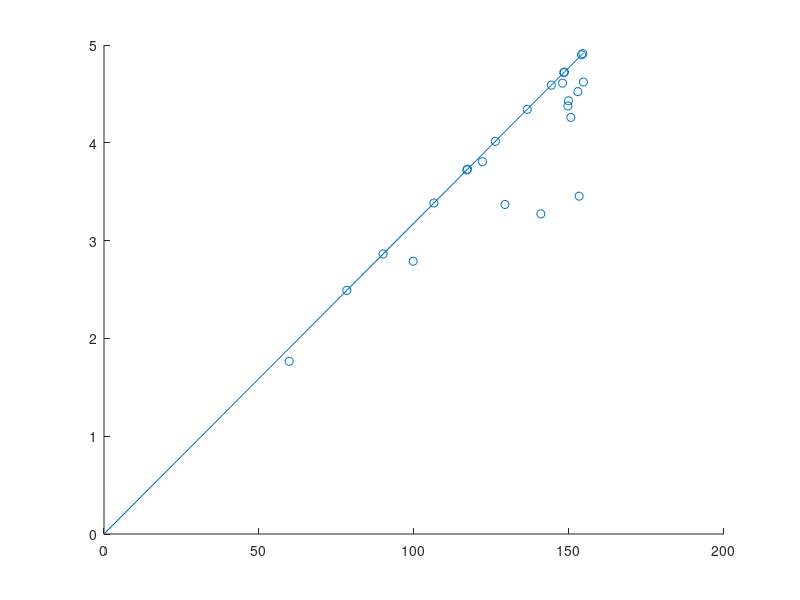

Here is the MATLAB script that generated this plot: (Note: this script raises an error after producing the figure.)
%% this code investigates the effect of varrying network parameters
% one at a time, PN-KC weights, KCs spiking thresholds and number of inputs
% on the memory performance of model fruit-flies Drosophila
% this simulation uses realistic odor responses recordings from
% (Hallem-Carlson 2006) and transformed from ORN to PN responses as by
% Olsen et.al; detailed in the Methods section in our paper.
%%

clear all;
clc
%loading Hallem-Carlson data
load('hallem_olsen.mat');
% param. initializations
ll=5; % trials, each corresponding to different mushroom body instance
numtrainingSamples=15;

% at 4 scales of 200 odors, in increment of 50: 50,100,150,200.
% to test at just one scale (like 100 odors): simply change
% modss=1, and mulOd=100
modss=4; %4
mulOd=200; %200 odors we want to test

odors=mulOd;

numTrials = 30; %number of noisy trials per each odors
PN = hallem_olsen(1:110,:)';
PNs_2_=zeros(24,odors-100); %we want to get to mulOd total odors, and will retrieve 100 from another file
k=0;
binsAll=zeros(24,100);

% Sigmoid_derivative = @(x) exp(0.9.*x)./((1.+exp(0.9.*x)).^2)
% Sigmoid_derivative = @(x) exp(-0.9.*x)./((1.+exp(-0.9.*x)).^2)
Sigmoid_derivative = @(x) exp(-0.1.*x)./((1.+exp(-0.1.*x)).^2)

C_SoftMax=1e-4;
% levels of noise added to inputs
NScales=3;
% to be explored
noiseLevels=[0.5,1,2];

% learning rates for the KC-MBON weights.
lrs=10;
LRs=10.^[-5 -4 -3 -2.75 -2.5 -2.25 -2 -1 0 1];
% scales for indetermincy in the decision making (Softmax function--> Step
% function) 5 scales of C investigated in Fig2C4
Crange=5;

%% create artificial odors, n odors
for Pn=1:24
    [prob,bins]=hist(PN(Pn,:),100);
    prob=prob/sum(prob);
    
    binsAll(Pn,:) = bins;
    
    PNs_2_(Pn,k+1:k+odors-100)=randsample(bins,(odors-100),'true',prob);
    
end

% the odors we used in Fig2, 3 and 4, stored in this .mat file.
load('Data_submitted_fly_wNoise11.mat','PNtrials');

% the scaled PNs responses, the base 100 fictitious odors.
PNs_1_=PNtrials(:,:,1);

%% recover the rescaling factors

% get the maximum bin center for each PN derived from the original
% Hallem-Olsen data
maxRespBinPerPN = max(binsAll,[],2);

% get the maximum response in the rescaled randomly resampled PNs
maxRespPNsRescaledPerPN = max(PNs_1_,[],2);

PNsAboveBestFit = true(24,1);

% In this while loop:
% draw a best fit line comparing the maximum response in the rescaled
% randomly resample PNs to the maximum bin center for each PN in the
% original H-O data. Most PNs will match, but in some PNs, by random chance
% they will not have sampled the top response in 100 odors. These PNs will
% be below the best fit line, while the "matching" PNs will be above. On
% the next iteration of the while loop, redraw the best fit using only the
% PNs that lie above the best fit line from the current iteration
% continue until none of the PNs are above the best fit line (because they
% lie on it almost exactly)

while sum(PNsAboveBestFit)
    sum(PNsAboveBestFit)
    
    p = polyfit(maxRespBinPerPN(PNsAboveBestFit), maxRespPNsRescaledPerPN(PNsAboveBestFit),1);
    
    % the correct PNs will be above the best fit line because the incorrect PNs
    % are outliers that drag down the line of best fit
    PNsAboveBestFit = maxRespPNsRescaledPerPN > ( maxRespBinPerPN*p(1) + p(2) +0.000001);
    % the 0.000001 is for rounding errors, otherwise you end up in endless
    % loops
    
end

%% plot the data and the best fit line to confirm it passes through the correct PNs
figure,scatter(maxRespBinPerPN,maxRespPNsRescaledPerPN);
hold on
xrange = [min(binsAll(:)) max(binsAll(:))];
plot(xrange, p(1)*xrange + p(2))

%% recover the original fictitious odors from the rescaled fictitious odors
% why dow e do this both ways? i.e. rescale PN_1 to PN_2 scale and PN_2 to
% PN_1? Should we not map onto the same scale by remapping only 1 set?
PNs_1 = (PNs_1_ - p(2))/p(1);
PNs_2=  (PNs_2_*p(1))+p(2);

PNs=[PNs_1 PNs_2_]; % now this is the 24 by 200 matrix (24 ORNs 200 odors)

% loops over different number of input odors, N=50,100,150,200.
% testing models at different number of odors, Fig2C1

% for mods=1:modss
mods = 2   
    odors= mulOd*(mods/modss);
    
    % input fictitious odors sampled from Hallem-Carlson
    x=PNs(:,1:odors);
    
    % original inputs from Hallem-Carlson
    %    x=PN(:,1:odors);
    
    % random fly instantiations
    for randomTrials=1:ll
        
        % random split of 'good' and 'bad' odors assignments: class 1 Vs.
        % class2
        classAction1=randsample([1:odors],round(odors/2),'false');
        
        APLgainP= zeros(1,6);
        APLgains=zeros(1,9);
        
        n =2000; % number of neurons in the hidden layer/ KCs
        
        m=24;  %number of dimensions in the input data/ PNs
        
        %select number of claws randomly 
        % -> for models depicted with green in Fig2
        clawsNo=(normrnd(6,1.7,[1 n])); 
        clawsNo(clawsNo<2)=2;
        clawsNo(clawsNo>11)=11;
        
        HomogClaws= ones([1,n])*6;
        
        PNsperKC = round(clawsNo.*ones(1,n)); %scale factor, simply =1 here
        
        HomogPNsperKC= HomogClaws;
        
        % set up individual KC connectivity, sample either variable or
        % homogenously in terms of PN-KC connections
        for i=1:n %iterate through KCs
            %draws from 1:24 (correspond to PN ids)
            PnToKc{i} = randsample(m, PNsperKC(i), true); 
            HomogPnToKc{i}= randsample(m, HomogPNsperKC(i), true);
        end % random initilaization of the weights
        
        %initialize the weights matrix between KC and PN
        thisW = zeros(m, n); %just reserves a variable, value irrelevant
        thisW_HomogModel=zeros(m,n); %value irrelevant
        
        %% 4 more models
        
        % variable n (=clawNo) &/or theta, fixed w.
        thisW_varN= zeros(m,n); %for model with var clawCount, fixed w
        
        % variable w but same n &/or theta,
        thisW_varWonly= zeros(m,n); %weights for fixed var N/theta, var W
        
        %instantiate weights for models with variable clawCount N
        % 2 flavors: var N & var w ; var N &fixed w
        for k=1:n
            for j=1:length(PnToKc{k})
                
                whichPN = PnToKc{k}(j);
                
                % pick random weight from a log normal distribution that
                % roughtly fits the Turner distribution
                thisWeight = exp(-0.0507+0.3527*randn(1)); %randn=Norm(0,1)
                % variable n but same weight values
                thisweight_same_var_n=1;
                
				%model with variable N (#claws) and weights
                thisW(whichPN, k) = thisW(whichPN, k) + thisWeight;
				%model with variable N but homogeneous weights
                thisW_varN(whichPN,k)= thisW_varN(whichPN,k)+ thisweight_same_var_n;
                
            end
        end
        
        %instantiate weights for models with homogeneous clawCount N        
        for k=1:n
            for j=1:length(HomogPnToKc{k})
                
                whichPN_homog= HomogPnToKc{k}(j);
                
				thisWeightHomo=1; %% homogenous equal unity weights connecting KCs to PNs.
                thisWeight = exp(-0.0507+0.3527*randn(1));
                
				%model with homogenous N (#claws) and homog. weights
                thisW_HomogModel(whichPN_homog,k)= thisWeightHomo+ thisW_HomogModel(whichPN_homog,k);
                %model with homogenous N (#claws) but variable weights
                thisW_varWonly(whichPN_homog,k)= thisW_varWonly (whichPN_homog,k) + thisWeight;
                
            end
        end
        
        
        % tune Ctheta & APL gains for realizing the experimental
        % sparsity levels: 10% and 20% (without inhibition/ APL feedback blocked).
        
        thetaS_Ftheta=10;
        
        step=1.0;
        
        % initalizing empty arrays for the calculations below
		% Ftheta refers to fixed theta models
		% -> I am confident these could be moved into next for-loop (for each noise)
		% --> actually they appear to never be used, so flagged for removal
        ActivationsDummy=zeros(n,odors*numtrainingSamples);
        ActivationsEqualizeddummy=zeros(n,odors*numtrainingSamples); %used to tune Ctheta and alpha
        ActivationsHomogenousdummy=zeros(n,odors*numtrainingSamples);
        ActivationsDummy_Ftheta=zeros(n,odors*numtrainingSamples);
        ActivationsEqualizeddummy_Ftheta=zeros(n,odors*numtrainingSamples);
        ActivationsHomogenousdummy_Ftheta=zeros(n,odors*numtrainingSamples);
        Ydummy=zeros(n,odors*numtrainingSamples);
        YEqualizeddummy=zeros(n,odors*numtrainingSamples); %used to tune Ctheta and alpha
        YHomogdummy=zeros(n,odors*numtrainingSamples);
        
        Ydummy_Ftheta=zeros(n,odors*numtrainingSamples);
        YEqualizeddummy_Ftheta=zeros(n,odors*numtrainingSamples);
        YHomogdummy_Ftheta=zeros(n,odors*numtrainingSamples);
        
        %% flagging if the sparsity constraints are met: TRUE
        constraints=0;
        
        % testing models at different scales of input noise: Fig2C3
        %for noiseScale=1:NScales
         noiseScale = 2   
                noise= noiseLevels(noiseScale);  % noiseLevels=[0.5,1,2];
                
                PNtrials = zeros(24, odors, numTrials);
                SNR=zeros(24,odors,numTrials);
                PNtrials(:,:,1) =x; %first trial is "simply" the first instance of the fictitious odor response
                % for all trials, add some noise to the generated fictitious odor response, and calculate a SNR ratio
				for t = 1:numTrials-1
					% actually, why not sample the randn once and use the SAME value for PNtrials and SNR?
                    PNtrials(:,:,t+1) = x + ... % add some noise to the generated fictitious odor response
                        getPNStdevBhandawat(x) .* ... %returns hard-coded glomeruli-specific std-value from Bhandawat2007
                        noise.*randn(24, odors); %noise amplitude times normal distr. number
                    SNR(:,:,t)= (x./(getPNStdevBhandawat(x) .* ...
                        noise.*randn(24, odors))).^2; % an individual SNR ratio (x is signal, glomeruli-spec std times random noise amplitude
                    SNR(:,:,t)=log(SNR(:,:,t)); %log-SNR 
                end
                
				% mean SNR given odor sample size and given MB instance
                SNR_averageAcrossTrials_andPNs(mods,randomTrials,noiseScale)= mean(SNR(:)); 
                
                % making sure that PN responses are +ve
                PNtrials(PNtrials<0)=0;
                
                %rescaling the PN responses in range from 0 to 5
				%  --> WHY?
                PNtrials=rescale(PNtrials,0,5);
                tic
                
                %start the parallel pool
                % spmd
                %
                %     if labindex==1
				%% begin optimisation procedure to get C_theta and APLgain values that satisfy coding level constraints
				%% for the variable weight, variable theta model.
                CLevelP=[];
                INHAbs_CLP=[];
                %thetaS is spike threshold in KCs (n=2000 KCs)
                T=10;
                thetaS=abs(normrnd(T,T*(5.6/21.5),[n 1])); %% avoid negative values of theta
                thetaS(thetaS>70)=70;
                thetaS(thetaS<0.01)=0.01;
				
				%n=2000 KCs, numtrainingSamples=15
                A=zeros(n,odors*numtrainingSamples); %A is excitation to KC_i from PNs to odor k
                Y=zeros(n,odors*numtrainingSamples); %resulting activity of KC without APL feedback
                eta=1; %scales adjustment steps for C_theta
                C_thetaS=1; %scaling factor to achieve the correct average coding level (10 resp. 20%)
				eta_2=0.0000001; %scales adjustment steps for ALPgain
                
                constraints=0; %%
                % while the Spar.constraints are NOT TRUE: repeat
                while(~constraints)
                    %calculate the KC responses to PN input for training trials
                    for trial = 1:(odors*numtrainingSamples)
                        
                        A(:,trial) = thisW'*PNtrials(:,trial); %excitation to KCs, first term of eq.3
						% calculate KC activity if at all (if A exceeds (adjusted) spiking threshold) (no inhibition)
                        Y(:,trial)=(( A(:,trial)-(C_thetaS.*thetaS) )>0 ).*( A(:,trial)-(C_thetaS.*thetaS));
                        codingLevelDummy(trial)=  (sum(Y(:,trial)>0,1)/n); %count proportion of active KCs
                    end
                    InhAbs_mSimp=mean(codingLevelDummy); %inhibition absent, 
                    
                    %% we want to change the theta so to achieve InhAbs_CL=2xCL
					% c.f. eq.14 and previous
					% CL stands for Coding Level, and we want 10% resp. 20% of KCs active with/without inhibition
                    depsi1_dy=(exp(0.9.*Y)./((1+exp(0.9.*Y)).^2)); %shouldn't this be 0.8 instead?
                    depsi1_dy(isnan(depsi1_dy))=0;
                    depsi1_dtheta= -(Y>0).* depsi1_dy.* (repmat(thetaS,1,odors*numtrainingSamples));
                    Grad= ((InhAbs_mSimp)-0.20)*(1/(n*odors*numtrainingSamples)).*(sum(depsi1_dtheta(:)));
                    C_thetaS=C_thetaS - eta.*(Grad);
                    
                    if (C_thetaS<0)
                        error('the scale factor in the random model is -ve')
                    end
                    
                    %% allow alpha to be a free parameter: achieving the 2nd spar. constraint CL=10%
                    % similar calculation, but including estimate of APLgain, and with adjusted C_theta
                    for trial = 1:(odors*numtrainingSamples)
                        ActivationsEqualizeddummy(:,trial) = thisW'*PNtrials(:,trial);
                        YEqualizeddummy(:,trial)=(( ActivationsEqualizeddummy(:,trial)-...
							APLgainP(1)*repmat(sum(ActivationsEqualizeddummy(:,trial),1),n,1)-...
							(C_thetaS.*thetaS) )>0 ) .* ...
						  ( ActivationsEqualizeddummy(:,trial)- ...
						    APLgainP(1)*repmat(sum(ActivationsEqualizeddummy(:,trial),1),n,1)-...
							(C_thetaS.*thetaS) );
                        codingLevelEqualizedDummy(trial)=  (sum(YEqualizeddummy(:,trial)>0,1)/n);
                    end
                    CLRand=mean(codingLevelEqualizedDummy);
                    
					%c.f. eq.18 and previous, adjusting APLgain alpha
                    dsig_dy=(exp(0.9.*YEqualizeddummy)./((1+exp(0.9.*YEqualizeddummy)).^2));
                    dsig_dy(isnan(dsig_dy))=0;
                    dAct_dalpha= sum(ActivationsEqualizeddummy,1);
                    dsig_dalpha= -(YEqualizeddummy>0).*(repmat(dAct_dalpha,n,1)).*  dsig_dy;
                    Grad_alpha= ((CLRand)-0.10)*(1/(n*odors*numtrainingSamples))*(sum(dsig_dalpha(:)));
                    APLgainP(1)= APLgainP(1)- eta_2*(Grad_alpha);
                    
                    %% checking if the constraints are met:
					% repeat calculations done during optimisation but with updated values C_theta, APLgain
                    %  first for zero-inhibition condition
					for trial = 1:(odors*numtrainingSamples)
                        Activations_S(:,trial) = thisW'*PNtrials(:,trial);
                        Y_S(:,trial)=(( Activations_S(:,trial)-(C_thetaS.*thetaS) )>0 )...
							.*( Activations_S(:,trial)-(C_thetaS.*thetaS) );
                        codingLevelDummy(trial)=  (sum(Y_S(:,trial)>0,1)/n);
                    end
                    InhAbs_CL=mean(codingLevelDummy);
                    
					%  then for KC activity with APL inhibition
                    for trial = 1:(odors*numtrainingSamples)
                        Activation(:,trial) = thisW'*PNtrials(:,trial);
                        Y(:,trial)=(( Activation(:,trial)-(APLgainP(1))*repmat(sum(Activation(:,trial),1),n,1)-(C_thetaS.*thetaS) )>0 ).*( Activation(:,trial)-APLgainP(1)*repmat(sum(Activation(:,trial),1),n,1)-(C_thetaS.*thetaS) );
                        codingLevelDummy(trial)=  (sum(Y(:,trial)>0,1)/n);
                    end
                    CL_=mean(codingLevelDummy);
                    
                    constraints= ( abs( (InhAbs_CL/CL_) - 2.0)<0.2 ) &( abs(CL_-0.10)<0.01 );
                    
                end
				% end optimisation, store results
                CLevelP(end+1)=CL_; %appends to vector, empty until now (renewed for each noise level)
                thetaS=(C_thetaS.*thetaS) ;
                INHAbs_CLP(end+1)=InhAbs_CL;
             
			 toc
			 
			%%---------------------------------------------------------------------------%
				% for the homogenous weights, variable theta model.
				%for comments, refer to previous optimisation for variable weight model
                % Th=10;
                % thetaH=abs(normrnd(Th,Th*(5.6/21.5),[n 1])); %% avoid negative values of theta
                % thetaH(thetaH>70)=70;
                % thetaH(thetaH<0.01)=0.01;
                % constraints=0; %%
                % A=zeros(n,odors*numtrainingSamples);
                % Y=zeros(n,odors*numtrainingSamples);
                % eta=1;
                % C_thetaH=1;
                
                % while(~constraints)
                    
                    % for trial = 1:(odors*numtrainingSamples)
                        % A(:,trial) = thisW_HomogModel'*PNtrials(:,trial);
                        % Y(:,trial)=(( A(:,trial)- (C_thetaH*thetaH) )>0 ).*( A(:,trial)-(C_thetaH*thetaH));
                        % codingLevelDummy(trial)=  (sum(Y(:,trial)>0,1)/n);
                    % end
                    % InhAbs_mHomog=mean(codingLevelDummy);
                    % we want to change the theta so to achieve InhAbs_CL=2xCL
                    % depsi1_dy=(exp(0.9.*Y)./((1+exp(0.9.*Y)).^2));
                    % depsi1_dy(isnan(depsi1_dy))=0;
                    % depsi1_dtheta= -(Y>0).* depsi1_dy.*(repmat(thetaH,1,odors*numtrainingSamples));
                    % Grad= ((InhAbs_mHomog)-0.20)*(1/(n*odors*numtrainingSamples)).*(sum(depsi1_dtheta(:)));
                    % C_thetaH=C_thetaH - eta.*(Grad);
                    
                    % if (C_thetaH<0)
                        % error('the scale factor in black model is -ve')
                    % end
                    
                    % allow alpha to be a free parameter: achieving the 2nd spar. constraint CL=10%
                    % eta_2=0.0000001;
                    % for trial = 1:(odors*numtrainingSamples)
                        % ActivationsEqualizeddummy(:,trial) = thisW_HomogModel'*PNtrials(:,trial);
                        % YEqualizeddummy(:,trial)=(( ActivationsEqualizeddummy(:,trial)-(APLgainP(2))*repmat(sum(ActivationsEqualizeddummy(:,trial),1),n,1)- (C_thetaH*thetaH) )>0 ).*( ActivationsEqualizeddummy(:,trial)-APLgainP(2)*repmat(sum(ActivationsEqualizeddummy(:,trial),1),n,1)-(C_thetaH*thetaH));
                        % codingLevelEqualizedDummy(trial)=  (sum(YEqualizeddummy(:,trial)>0,1)/n);
                    % end
                    % CLHomogVarTh=mean(codingLevelEqualizedDummy);
                    % dsig_dy=(exp(0.9.*YEqualizeddummy)./((1+exp(0.9.*YEqualizeddummy)).^2));
                    % dsig_dy(isnan(dsig_dy))=0;
                    % dAct_dalpha= sum(ActivationsEqualizeddummy,1);
                    % dsig_dalpha= -(YEqualizeddummy>0).*(repmat(dAct_dalpha,n,1)).*  dsig_dy;
                    % Grad_alpha= ((CLHomogVarTh)-0.10)*(1/(n*odors*numtrainingSamples))*(sum(dsig_dalpha(:)));
                    % APLgainP(2)= APLgainP(2)- eta_2*(Grad_alpha);
                    
                    % check if the constraints are satisfied
                    % for trial = 1:(odors*numtrainingSamples)
                        
                        % Activations_H(:,trial) = thisW_HomogModel'*PNtrials(:,trial);
                        % Y_H(:,trial)=(( Activations_H(:,trial)-(C_thetaH*thetaH))>0 ).*( Activations_H(:,trial)-(C_thetaH*thetaH));
                        % codingLevelDummy(trial)=  (sum(Y_H(:,trial)>0,1)/n);
                    % end
                    % InhAbs_CL=mean(codingLevelDummy);
                    
                    % for trial = 1:(odors*numtrainingSamples)
                        % Activation(:,trial) = thisW_HomogModel'*PNtrials(:,trial);
                        % Y(:,trial)=(( Activation(:,trial)-(APLgainP(2))*repmat(sum(Activation(:,trial),1),n,1)-(C_thetaH*thetaH))>0 ).*( Activation(:,trial)-APLgainP(2)*repmat(sum(Activation(:,trial),1),n,1)-(C_thetaH*thetaH));
                        % codingLevelDummy(trial)=  (sum(Y(:,trial)>0,1)/n);
                    % end
                    % CL_=mean(codingLevelDummy);
                    
                    % constraints= (abs( (InhAbs_CL/CL_) - 2.0)<0.2) &( abs(CL_-0.10)<0.01 );
                % end
                %appends results to same vector
                % CLevelP(end+1)=CL_;
                % INHAbs_CLP(end+1)=InhAbs_CL;
                % thetaH=(C_thetaH*thetaH);
                
                
                %% save the parameters for each fly, connectivity weights, spiking thresholds, inhibition Gains,for all 8 models
                
                % if(odors==100)
                    % save(strcat([pwd,'2B_C_VarDegradesPerf_fly_wNoise',num2str(randomTrials),num2str(noiseScale)]) , 'thisW_HomogModel','APLgains',...
                        % 'thetaH_Ftheta', 'thisW','thetaS_Ftheta' ,'thisW_varWonly','thisW_varN','theta_varw_fixedN_scalar','theta_varN_fixedW_scalar',...
                        % 'thetaH', 'thetaS','theta_varw_fixedN', 'theta_varN_fixedw','PNtrials','classAction1' );
                    
                % end
                % save the flies tuned on original Hallem-Carlson Data:
                % if(odors==110)
                % save(strcat(['S1_VarDegradesPerf_HOInp_fly_wNoise',num2str(randomTrials),num2str(noiseScale)]) , 'thisW_HomogModel','APLgains',...
                % 'thetaH_Ftheta', 'thisW','thetaS_Ftheta' ,'thisW_varWonly','thisW_varN','theta_varw_fixedN_scalar','theta_varN_fixedW_scalar',...
                % 'thetaH', 'thetaS','theta_varw_fixedN', 'theta_varN_fixedw','PNtrials','classAction1' );
                %
                % end
                
				
				%% calculate KC responses (Y) to all odors
				
				% Activation variable refers to the first term in eq.3, i.e. the excitatory drive to KCs before inhibition or thresholding
                % This is done first because the spiking activity combines the exc. and the APL inhib., whihc depends on total exc. as well
				Activations=zeros(n,odors*numTrials);
                % ActivationsHomog=zeros(n,odors*numTrials);
                % Activations_varW_fixedN= zeros(n,odors*numTrials);
                % Activations_varN_fixedW= zeros(n,odors*numTrials);
                % Activations_Ftheta=zeros(n,odors*numTrials);
                % ActivationsHomog_Ftheta=zeros(n,odors*numTrials);
                % Activations_varW_fixedN_and_theta= zeros(n,odors*numTrials);
                % Activations_varN_fixedW_and_theta= zeros(n,odors*numTrials);
                
                % Y refers to the spiking/output activity of KCs, incorporating APL inhibition and spiking thresholds
                Y=zeros(n,odors*numTrials); %model 1
                % YHomog=zeros(n,odors*numTrials); %model 2
                % Y_varw_fixedN= zeros(n,odors*numTrials); %model 3
                % Y_varN_fixedW= zeros(n,odors*numTrials); 
                % Y_Ftheta=zeros(n,odors*numTrials); 
                % YHomog_Ftheta=zeros(n,odors*numTrials); %model 4
                % Y_varw_fixedN_and_theta= zeros(n,odors*numTrials);
                % Y_varN_fixedW_and_theta= zeros(n,odors*numTrials);
                
				% double-checked all variable names with parameter combinations -> OK
                for trial = 1:(odors*numTrials)
                    
                    %ActivationsHomog_Ftheta(:,trial) = thisW_HomogModel'*PNtrials(:,trial  );
                    %YHomog_Ftheta(:,trial)=(( ActivationsHomog_Ftheta(:,trial)-(APLgains(4))*repmat(sum(ActivationsHomog_Ftheta(:,trial),1),n,1)-thetaH_Ftheta)>0 ).*( ActivationsHomog_Ftheta(:,trial)-APLgains(4)*repmat(sum(ActivationsHomog_Ftheta(:,trial),1),n,1)-thetaH_Ftheta);
                    
                    % Activations_Ftheta(:,trial) = thisW'*PNtrials(:,trial );
                    % Y_Ftheta(:,trial)=(( Activations_Ftheta(:,trial)-(APLgains(3))*repmat(sum(Activations_Ftheta(:,trial),1),n,1)-thetaS_Ftheta)>0 ).*( Activations_Ftheta(:,trial)-APLgains(3)*repmat(sum(Activations_Ftheta(:,trial),1),n,1)-thetaS_Ftheta);
                    
                    % Activations_varW_fixedN_and_theta(:,trial) = thisW_varWonly'*PNtrials(:,trial );
                    % Y_varw_fixedN_and_theta(:,trial)=(( Activations_varW_fixedN_and_theta(:,trial)-(APLgains(6) )*repmat(sum(Activations_varW_fixedN_and_theta(:,trial),1),n,1)-theta_varw_fixedN_scalar)>0 ).*( Activations_varW_fixedN_and_theta(:,trial)-APLgains(6)*repmat(sum(Activations_varW_fixedN_and_theta(:,trial),1),n,1)-theta_varw_fixedN_scalar);
                    
                    % Activations_varN_fixedW_and_theta(:,trial) = thisW_varN'*PNtrials(:,trial );
                    % Y_varN_fixedW_and_theta(:,trial)=(( Activations_varN_fixedW_and_theta(:,trial)-(APLgains(8) )*repmat(sum(Activations_varN_fixedW_and_theta(:,trial),1),n,1)-theta_varN_fixedW_scalar)>0 ).*( Activations_varN_fixedW_and_theta(:,trial)-APLgains(8)*repmat(sum(Activations_varN_fixedW_and_theta(:,trial),1),n,1)-theta_varN_fixedW_scalar);
                    
                    % ActivationsHomog(:,trial) = thisW_HomogModel'*PNtrials(:,trial );
                    % YHomog(:,trial)=(( ActivationsHomog(:,trial)-(APLgains(2))*repmat(sum(ActivationsHomog(:,trial),1),n,1)-thetaH)>0 ).*( ActivationsHomog(:,trial)-APLgains(2)*repmat(sum(ActivationsHomog(:,trial),1),n,1)-thetaH);
                    
                    Activations(:,trial) = thisW'*PNtrials(:,trial );
                    Y(:,trial)=(( Activations(:,trial)-(APLgains(1))*repmat(sum(Activations(:,trial),1),n,1)-thetaS)>0 ).*( Activations(:,trial)-APLgains(1)*repmat(sum(Activations(:,trial),1),n,1)-thetaS);
                    
                    % Activations_varW_fixedN(:,trial) = thisW_varWonly'*PNtrials(:,trial );
                    % Y_varw_fixedN(:,trial)=(( Activations_varW_fixedN(:,trial)-(APLgains(5) )*repmat(sum(Activations_varW_fixedN(:,trial),1),n,1)-theta_varw_fixedN)>0 ).*( Activations_varW_fixedN(:,trial)-APLgains(5)*repmat(sum(Activations_varW_fixedN(:,trial),1),n,1)-theta_varw_fixedN);
                    
                    % Activations_varN_fixedW(:,trial) = thisW_varN'*PNtrials(:,trial );
                    % Y_varN_fixedW(:,trial)=(( Activations_varN_fixedW(:,trial)-(APLgains(7) )*repmat(sum(Activations_varN_fixedW(:,trial),1),n,1)-theta_varN_fixedw)>0 ).*( Activations_varN_fixedW(:,trial)-APLgains(7)*repmat(sum(Activations_varN_fixedW(:,trial),1),n,1)-theta_varN_fixedw);
                    
                end
    end
    
%------------------------------------------------END OF CODE



